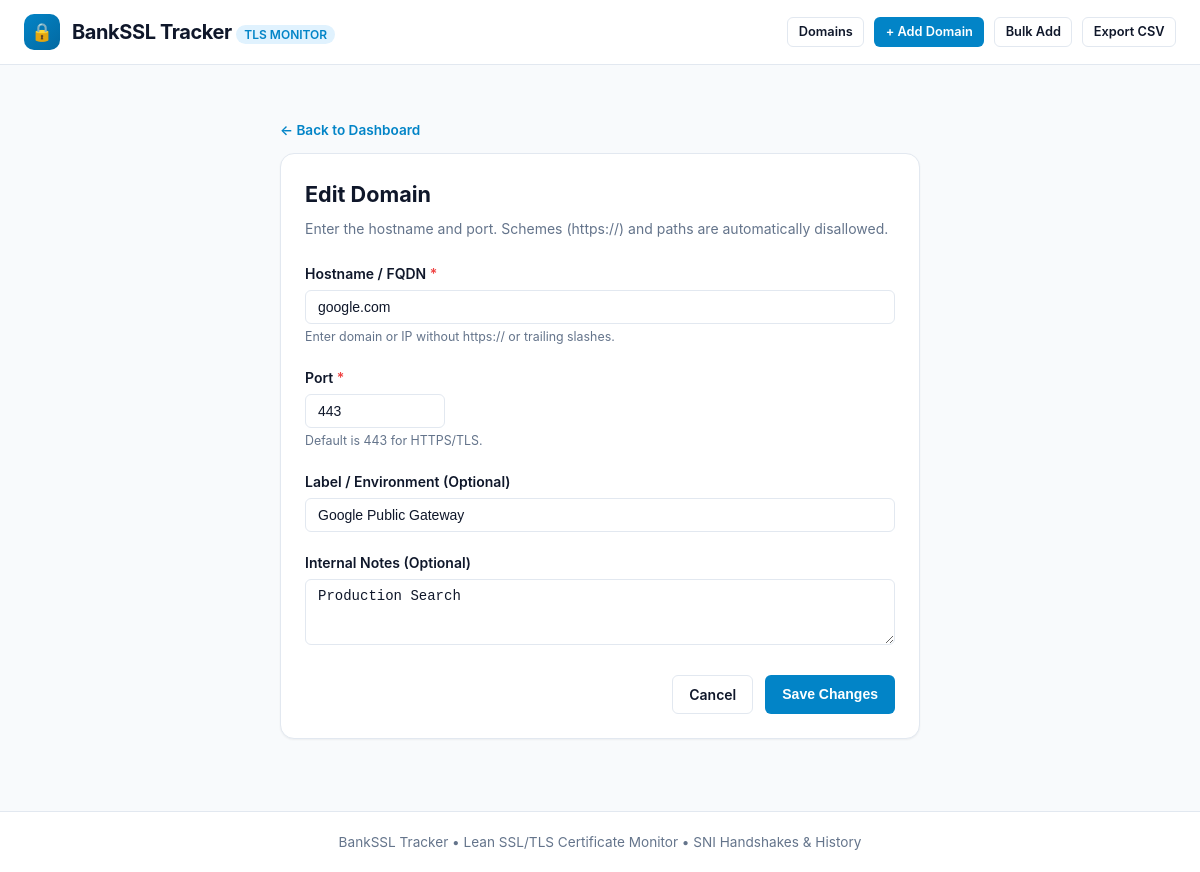
The page /domains/1/edit on the database its author committed.
### app/models.py (models this page shows, shortened)
class Domain(Base):
    __tablename__ = "domains"
    id = Column(Integer, primary_key=True, index=True)
    hostname = Column(String(255), nullable=False, index=True)
    port = Column(Integer, default=443, nullable=False)
    label = Column(String(255), nullable=True)
    notes = Column(Text, nullable=True)
    created_at = Column(DateTime(timezone=True), default=utc_now, nullable=False)
    updated_at = Column(DateTime(timezone=True), default=utc_now, onupdate=utc_now, nullable=False)
    last_checked_at = Column(DateTime(timezone=True), nullable=True)
    status = Column(String(50), default="NOT CHECKED", nullable=False, index=True)
    days_remaining = Column(Integer, nullable=True, index=True)
    not_after = Column(DateTime(timezone=True), nullable=True)
    issuer = Column(String(255), nullable=True)
    subject_cn = Column(String(255), nullable=True)
    sans = Column(Text, nullable=True)
    chain_trusted = Column(Boolean, nullable=True)
    hostname_matches = Column(Boolean, nullable=True)
    tls_version = Column(String(50), nullable=True)
    sha256_fingerprint = Column(String(100), nullable=True)
    error_message = Column(Text, nullable=True)
    history = relationship(
        "CheckHistory",
        back_populates="domain",
        cascade="all, delete-orphan",
        order_by="desc(CheckHistory.checked_at)",
    )
    __table_args__ = (
        UniqueConstraint("hostname", "port", name="uq_domain_hostname_port"),
    )

### app/main.py (the view)
@app.get("/domains/{domain_id}/edit", response_class=HTMLResponse)
def edit_domain_form(
    request: Request,
    domain_id: int,
    db: Session = Depends(get_db),
):
    domain = db.query(Domain).filter(Domain.id == domain_id).first()
    if not domain:
        raise HTTPException(status_code=404, detail="Domain not found")
    return templates.TemplateResponse(
        request=request,
        name="domain_form.html",
        context={
            "is_edit": True,
            "domain": domain,
            "error": None,
        },
    )

### app/templates/domain_form.html (shortened to what this page needs)
{% extends "base.html" %}
{% block content %}
<div style="max-width: 640px; margin: 1.5rem auto;">
  <a href="/" style="color: var(--primary); font-size: 0.85rem; text-decoration: none; font-weight: 600;">&larr; Back to Dashboard</a>
  <div class="card" style="margin-top: 0.75rem;">
    <h1 style="font-size: 1.35rem; font-weight: 700; margin-bottom: 0.5rem;">
      {{ 'Edit Domain' if is_edit else 'Add Single Domain' }}
    </h1>
    <p style="color: var(--text-muted); font-size: 0.875rem; margin-bottom: 1.5rem;">
      Enter the hostname and port. Schemes (https://) and paths are automatically disallowed.
    </p>
    <form method="post" action="{{ '/domains/' ~ domain.id ~ '/edit' if is_edit else '/domains/new' }}">
      <div class="form-group">
        <label for="hostname" class="form-label">Hostname / FQDN <span style="color: #ef4444;">*</span></label>
        <input
          type="text"
          id="hostname"
          name="hostname"
          value="{{ domain.hostname if domain else (hostname_val or '') }}"
          required
          placeholder="e.g. api.chase.com or github.com"
          class="input-text"
          style="width: 100%;"
        >
        <div class="form-help">Enter domain or IP without https:// or trailing slashes.</div>
      </div>
      <div class="form-group">
        <label for="port" class="form-label">Port <span style="color: #ef4444;">*</span></label>
        <input
          type="number"
          id="port"
          name="port"
          value="{{ domain.port if domain else (port_val or 443) }}"
          required
          min="1"
          max="65535"
          class="input-text"
          style="width: 140px;"
        >
        <div class="form-help">Default is 443 for HTTPS/TLS.</div>
      </div>
      <div class="form-group">
        <label for="label" class="form-label">Label / Environment (Optional)</label>
        <input
          type="text"
          id="label"
          name="label"
          value="{{ domain.label if domain else (label_val or '') }}"
          placeholder="e.g. Production Banking API, Core Auth"
          class="input-text"
          style="width: 100%;"
        >
      </div>
      <div class="form-group">
        <label for="notes" class="form-label">Internal Notes (Optional)</label>
        <textarea
          id="notes"
          name="notes"
          rows="3"
          placeholder="Owner, renewal ticket URL, escalation contact, etc."
          class="input-textarea"
          style="width: 100%;"
        >{{ domain.notes if domain else (notes_val or '') }}</textarea>
      </div>
      <div style="display: flex; gap: 0.75rem; justify-content: flex-end; margin-top: 1.5rem;">
        <a href="/" class="btn btn-outline">Cancel</a>
        <button type="submit" class="btn btn-primary">
          {{ 'Save Changes' if is_edit else 'Add Domain & Check' }}
        </button>
      </div>
    </form>
  </div>
</div>
{% endblock %}

### app/static/style.css (style rules this page uses)
:root { --bg-main: #f8fafc; --bg-card: #ffffff; --text-primary: #0f172a; --text-secondary: #475569; --text-muted: #64748b; --border-color: #e2e8f0; --border-light: #f1f5f9; --primary: #0284c7; --primary-hover: #0369a1; --color-green-bg: #ecfdf5; --color-green-text: #065f46; --color-green-border: #a7f3d0; --color-yellow-bg: #fefce8; --color-yellow-text: #854d0e; --color-yellow-border: #fef08a; --color-orange-bg: #fff7ed; --color-orange-text: #9a3412; --color-orange-border: #fed7aa; --color-red-bg: #fef2f2; --color-red-text: #991b1b; --color-red-border: #fecaca; --color-grey-bg: #f1f5f9; --color-grey-text: #475569; --color-grey-border: #cbd5e1; --color-purple-bg: #f5f3ff; --color-purple-text: #5b21b6; --color-purple-border: #ddd6fe; --radius-sm: 6px; --radius-md: 10px; --radius-lg: 14px; --shadow-sm: 0 1px 2px 0 rgba(0, 0, 0, 0.05); --shadow-md: 0 4px 6px -1px rgba(0, 0, 0, 0.08), 0 2px 4px -2px rgba(0, 0, 0, 0.04); }
* { box-sizing: border-box; margin: 0; padding: 0; }
body { font-family: -apple-system, BlinkMacSystemFont, "Segoe UI", Roboto, "Helvetica Neue", Arial, sans-serif; background-color: var(--bg-main); color: var(--text-primary); line-height: 1.5; min-height: 100vh; display: flex; flex-direction: column; }
.card { background: var(--bg-card); border: 1px solid var(--border-color); border-radius: var(--radius-lg); box-shadow: var(--shadow-sm); padding: 1.5rem; margin-bottom: 1.5rem; }
.btn { display: inline-flex; align-items: center; justify-content: center; gap: 0.4rem; font-weight: 600; font-size: 0.875rem; padding: 0.5rem 1rem; border-radius: var(--radius-sm); border: 1px solid transparent; cursor: pointer; text-decoration: none; transition: all 0.15s ease-in-out; white-space: nowrap; }
.btn-primary { background-color: var(--primary); color: #ffffff; }
.btn-outline { background-color: #ffffff; color: var(--text-primary); border-color: var(--border-color); }
.input-text, .input-select, .input-textarea { font-size: 0.875rem; padding: 0.5rem 0.75rem; border: 1px solid var(--border-color); border-radius: var(--radius-sm); background-color: #ffffff; color: var(--text-primary); outline: none; transition: border-color 0.15s; }
.form-group { margin-bottom: 1.25rem; }
.form-label { display: block; font-size: 0.875rem; font-weight: 600; color: var(--text-primary); margin-bottom: 0.375rem; }
.form-help { font-size: 0.775rem; color: var(--text-muted); margin-top: 0.25rem; }

### rows shown on the page
Domain: hostname "google.com", port "443", label "Google Public Gateway", notes "Production Search"

### other values the page prints
{{ 'Edit Domain' if is_edit else 'Add Single Domain' }} "Edit Domain"
{{ 'Save Changes' if is_edit else 'Add Domain & Check' }} "Save Changes"
